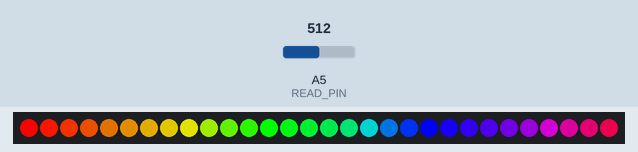
The sketch below on a simulated Arduino Uno, built with avr-gcc and run on an emulated ATmega328P. Shown: 30 RGB LEDs in strip order, left to right. The inputs (shaded band) are chosen by the test bench; at power-on: A5 (READ_PIN) = 512. What the sketch prints to the serial monitor is not drawn.

Above: at 0.1 s.
At 2.7 s:
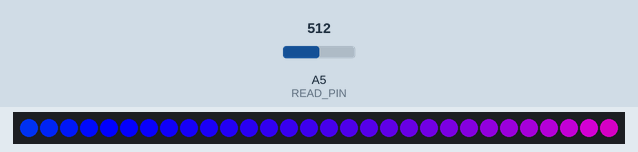
2.8 s: A5 (READ_PIN) set to 410
At 3.15 s:
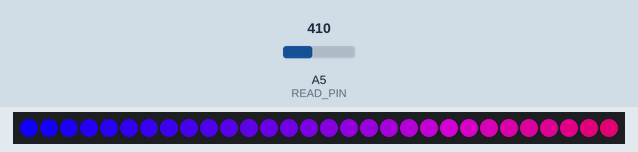

The sketch:

code.ino
```cpp
#define FASTLED_INTERRUPT_RETRY_COUNT 0
#define FASTLED_ALLOW_INTERRUPTS 0
#include <FastLED.h>

#define READ_PIN A5
#define LED_PIN 5
#define NUM_LEDS 30

#define MIC_LOW 190
#define MIC_HIGH 400 // variar o valor para obter vários efeitos de sensibilidade

#define SAMPLE_SIZE 20
#define LONG_TERM_SAMPLES 250
#define BUFFER_DEVIATION 400
#define BUFFER_SIZE 3

#define LAMP_ID 1

CRGB leds[NUM_LEDS];

struct averageCounter *samples;
struct averageCounter *longTermSamples;
struct averageCounter* sanityBuffer;

float globalHue;
float globalBrightness = 250;
int hueOffset = 120;
float fadeScale = 1.3;
float hueIncrement = 0.7;

struct averageCounter{
  uint16_t *samples;
  uint16_t sample_size;
  uint8_t counter;

  averageCounter(uint16_t size) {
	counter = 0;
	sample_size = size;
	samples = (uint16_t*) malloc(sizeof(uint16_t) * sample_size);
  }

  bool setSample(uint16_t val) {
	if (counter < sample_size) {
  	samples[counter++] = val;
  	return true;
	}
	else {
  	counter = 0;
  	return false;
	}
  }

  int computeAverage() {
	int accumulator = 0;
	for (int i = 0; i < sample_size; i++) {
  	accumulator += samples[i];
	}
	return (int)(accumulator / sample_size);
  }

};

void setup()
{
  globalHue = 0;
  samples = new averageCounter(SAMPLE_SIZE);
  longTermSamples = new averageCounter(LONG_TERM_SAMPLES);
  sanityBuffer	= new averageCounter(BUFFER_SIZE);

  while(sanityBuffer->setSample(250) == true) {}
  while (longTermSamples->setSample(200) == true) {}

  FastLED.addLeds<NEOPIXEL, LED_PIN>(leds, NUM_LEDS);

  Serial.begin(115200); // Start the Serial communication to send messages to the computer
  FastLED.setBrightness(250);
  fill_rainbow(leds, NUM_LEDS, 0, 255 / NUM_LEDS);
  FastLED.show();
  delay(1500);
  delay(2);
  Serial.println('\n');
}

void loop()
{
	 uint32_t analogRaw = analogRead(READ_PIN);
	soundReactive(analogRaw);
  Serial.println(analogRaw);
  delay(0);

}

void soundReactive(int analogRaw) {

 int sanityValue = sanityBuffer->computeAverage();
 if (!(abs(analogRaw - sanityValue) > BUFFER_DEVIATION)) {
	sanityBuffer->setSample(analogRaw);
 }
  analogRaw = fscale(MIC_LOW, MIC_HIGH, MIC_LOW, MIC_HIGH * 4, analogRaw, 0.4);

  if (samples->setSample(analogRaw))
	return;

  uint16_t longTermAverage = longTermSamples->computeAverage();
  uint16_t useVal = samples->computeAverage();
  longTermSamples->setSample(useVal);

  int diff = (useVal - longTermAverage);
  if (diff > 5)
  {
	if (globalHue < 235)
	{
  	globalHue += hueIncrement;
	}
  }
  else if (diff < -5)
  {
	if (globalHue > 2)
	{
  	globalHue -= hueIncrement;
	}
  }


  int curshow = fscale(MIC_LOW, MIC_HIGH, 0, (float)NUM_LEDS, (float)useVal, 0);
  //int curshow = map(useVal, MIC_LOW, MIC_HIGH, 0, NUM_LEDS)

  for (int i = 0; i < NUM_LEDS; i++)
  {
	if (i < curshow)
	{
  	leds[i] = CHSV(globalHue + hueOffset + (i * 2), 255, 255);
	}
	else
	{
  	leds[i] = CRGB(leds[i].r / fadeScale, leds[i].g / fadeScale, leds[i].b / fadeScale);
	}

  }
  delay(5);
  FastLED.show();
}

float fscale(float originalMin, float originalMax, float newBegin, float newEnd, float inputValue, float curve)
{

  float OriginalRange = 0;
  float NewRange = 0;
  float zeroRefCurVal = 0;
  float normalizedCurVal = 0;
  float rangedValue = 0;
  bool invFlag = 0;

  // condition curve parameter
  // limit range

  if (curve > 10)
	curve = 10;
  if (curve < -10)
	curve = -10;

  curve = (curve * -.1);  // - invert and scale - this seems more intuitive - postive numbers give more weight to high end on output
  curve = pow(10, curve); // convert linear scale into lograthimic exponent for other pow function

  // Check for out of range inputValues
  if (inputValue < originalMin)
  {
	inputValue = originalMin;
  }
  if (inputValue > originalMax)
  {
	inputValue = originalMax;
  }

  // Zero Refference the values
  OriginalRange = originalMax - originalMin;

  if (newEnd > newBegin)
  {
	NewRange = newEnd - newBegin;
  }
  else
  {
	NewRange = newBegin - newEnd;
	invFlag = 1;
  }

  zeroRefCurVal = inputValue - originalMin;
  normalizedCurVal = zeroRefCurVal / OriginalRange; // normalize to 0 - 1 float

  // Check for originalMin > originalMax  - the math for all other cases i.e. negative numbers seems to work out fine
  if (originalMin > originalMax)
  {
	return 0;
  }

  if (invFlag == 0)
  {
	rangedValue = (pow(normalizedCurVal, curve) * NewRange) + newBegin;
  }
  else // invert the ranges
  {
	rangedValue = newBegin - (pow(normalizedCurVal, curve) * NewRange);
  }

  return rangedValue;
}
```
